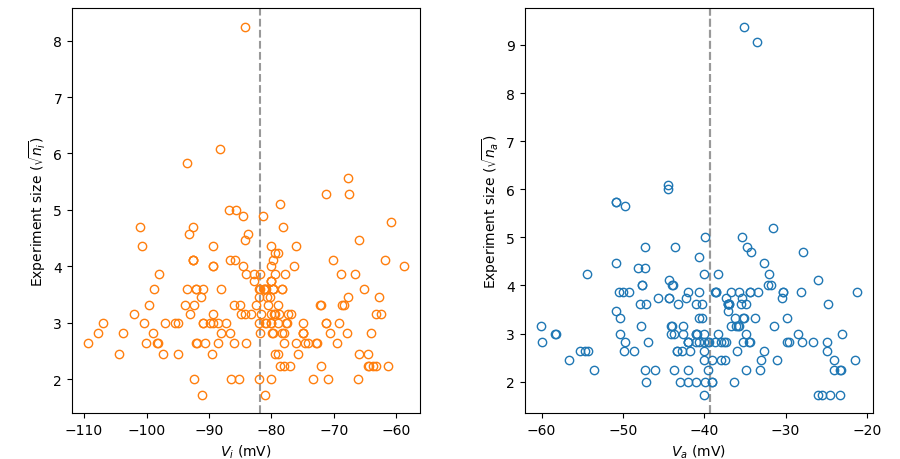

Source code (Python):
#!/usr/bin/env python3
#
# Supplementary figure 1: Correlation between Va and Vi and experiment size
#
import matplotlib
import matplotlib.pyplot as plt
import numpy as np

import base


# Gather data
print('Gathering data')
with base.connect() as con:
    c = con.cursor()

    q = ('select vi, ni from midpoints_wt'
         ' where ni > 0 order by vi')
    r = [row for row in c.execute(q)]
    vi = np.array([x[0] for x in r])
    ni = np.array([x[1] for x in r])

    q = ('select va, na from midpoints_wt'
         ' where na > 0 order by va')
    r = [row for row in c.execute(q)]
    va = np.array([x[0] for x in r])
    na = np.array([x[1] for x in r])
    del(c, q, r)

#
# Create figure
#
print('Creating figure')
fig = plt.figure(figsize=(9, 4.6))    # Two column size
fig.subplots_adjust(0.08, 0.10, 0.97, 0.98, hspace=0.4, wspace=0.3)

grid = fig.add_gridspec(1, 2)

# Va vs study size
vline = dict(color='#999999', ls='--')
ax00 = fig.add_subplot(grid[0, 0])
ax00.set_xlabel('$V_i$ (mV)')
ax00.set_ylabel(r'Experiment size ($\sqrt{n_i}$)')
ax00.axvline(np.mean(vi), **vline)
ax00.plot(vi, np.sqrt(ni), 'o', markerfacecolor='none',
          markeredgecolor='tab:orange')

# Distance to line
ax01 = fig.add_subplot(grid[0, 1])
ax01.set_xlabel('$V_a$ (mV)')
ax01.set_ylabel(r'Experiment size ($\sqrt{n_a}$)')
ax01.axvline(np.mean(va), **vline)
ax01.axvline(np.mean(va), **vline)
ax01.plot(va, np.sqrt(na), 'o', markerfacecolor='none',
          markeredgecolor='tab:blue')

#base.axletter(ax00, 'A', offset=-0.085)
#base.axletter(ax01, 'B', offset=-0.085)

fname = 's1-funnel.png'
print(f'Saving to {fname}')
fig.savefig(fname)
